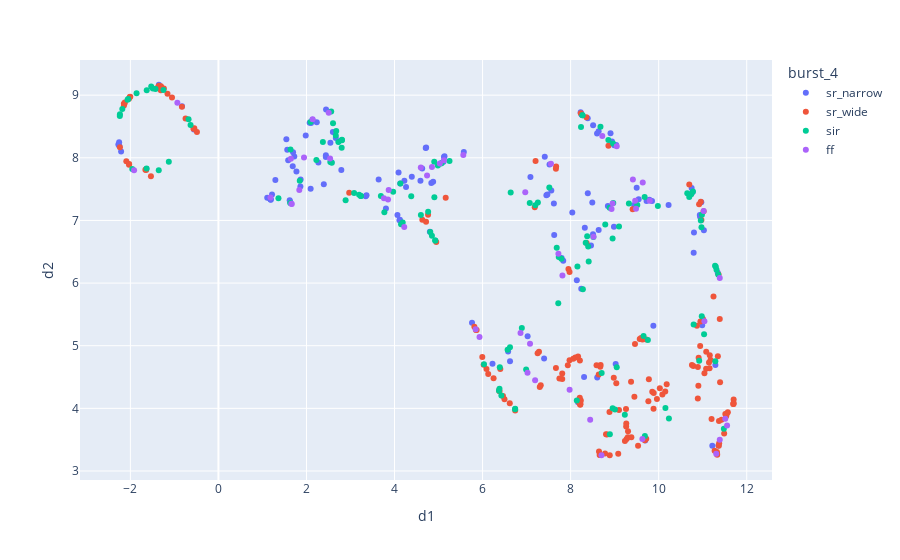

The code cell stored with this chart in its notebook:
### Code cell
scaled = pd.DataFrame(MinMaxScaler().fit_transform(df), columns=df.columns, index=df.index)


X = scaled.transpose()

mod = UMAP(n_neighbors=10, min_dist=0).fit(X)

out = pd.DataFrame(mod.embedding_, columns=["d1", "d2"], index=X.index).reset_index()
out2 = out.merge(clusters)

px.scatter(out2, x="d1", y="d2", color="burst_4")

### Figure 1 — Plotly figure (JSON) as saved in the notebook; plotly's stock layout.template omitted (floating-point values rounded to 4 significant figures; data arrays with more than 128 entries replaced by an {"elided": "..."} marker saying what was removed)
{"data": [{"hovertemplate": "burst_4=sr_narrow<br>d1=%{x}<br>d2=%{y}<extra></extra>", "legendgroup": "sr_narrow", "marker": {"color": "#636efa", "symbol": "circle"}, "mode": "markers", "name": "sr_narrow", "orientation": "v", "showlegend": true, "type": "scatter", "x": {"elided": "130 float values"}, "xaxis": "x", "y": {"elided": "130 float values"}, "yaxis": "y"}, {"hovertemplate": "burst_4=sr_wide<br>d1=%{x}<br>d2=%{y}<extra></extra>", "legendgroup": "sr_wide", "marker": {"color": "#EF553B", "symbol": "circle"}, "mode": "markers", "name": "sr_wide", "orientation": "v", "showlegend": true, "type": "scatter", "x": {"elided": "169 float values"}, "xaxis": "x", "y": {"elided": "169 float values"}, "yaxis": "y"}, {"hovertemplate": "burst_4=sir<br>d1=%{x}<br>d2=%{y}<extra></extra>", "legendgroup": "sir", "marker": {"color": "#00cc96", "symbol": "circle"}, "mode": "markers", "name": "sir", "orientation": "v", "showlegend": true, "type": "scatter", "x": {"elided": "129 float values"}, "xaxis": "x", "y": {"elided": "129 float values"}, "yaxis": "y"}, {"hovertemplate": "burst_4=ff<br>d1=%{x}<br>d2=%{y}<extra></extra>", "legendgroup": "ff", "marker": {"color": "#ab63fa", "symbol": "circle"}, "mode": "markers", "name": "ff", "orientation": "v", "showlegend": true, "type": "scatter", "x": [6.862, 7.021, 9.63, 11.39, 11.51, 1.665, 11.39, 11.02, 4.74, 9.415, 1.944, 3.867, 11.55, 7.814, 8.701, 2.536, 1.182, 5.931, 5.562, 8.93, 7.977, 8.953, 7.078, 1.646, 9.639, 11.31, 5.029, 9.485, 6.97, 11.04, 2.14, 7.553, 5.123, 8.719, 3.853, 1.657, 3.76, 2.505, 4.221, -1.915, 7.194, 5.842, 7.723, 8.444, 9.799, -0.9324, 4.85, 9.467, 4.597, 8.52, 1.837, 9.047], "xaxis": "x", "y": [5.203, 4.569, 3.51, 3.497, 3.834, 7.264, 6.082, 7.15, 7.717, 7.653, 8.005, 7.487, 3.727, 6.122, 3.252, 7.988, 7.365, 5.139, 8.044, 7.182, 4.297, 7.269, 5.032, 7.984, 7.604, 3.276, 7.91, 7.188, 7.449, 5.392, 8.614, 7.904, 7.961, 8.35, 7.334, 7.265, 7.354, 8.72, 6.895, 7.803, 4.448, 5.263, 6.47, 3.819, 7.315, 8.879, 7.853, 7.315, 7.847, 6.739, 7.484, 8.183], "yaxis": "y"}], "layout": {"legend": {"title": {"text": "burst_4"}, "tracegroupgap": 0}, "margin": {"t": 60}, "xaxis": {"anchor": "y", "domain": [0, 1], "title": {"text": "d1"}}, "yaxis": {"anchor": "x", "domain": [0, 1], "title": {"text": "d2"}}}}
